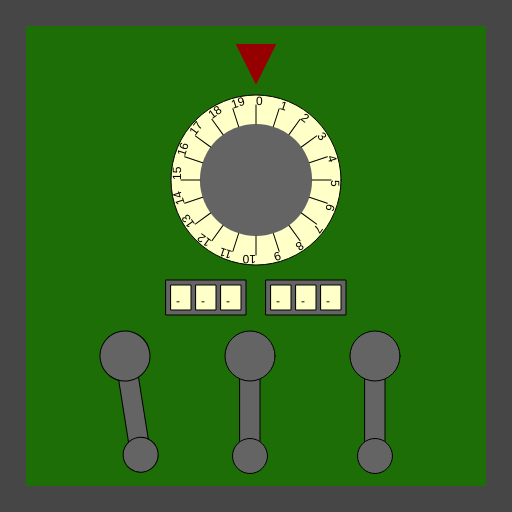
Frame 1 (no input)
Frame 60 (no input): identical to frame 1, image omitted
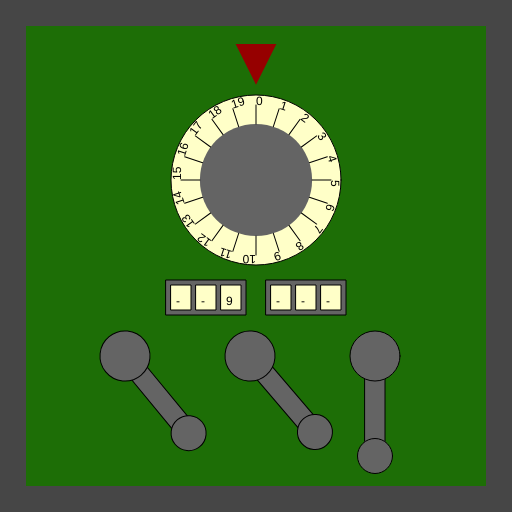
Frame 120 (the mouse pressed at the canvas centre since frame 60)

The p5.js sketch that drew these frames (run headless with seeded random() and noise() and a simulated clock; from frame 60 on, the mouse is pressed at the canvas centre):

// p5.js sketch
// ── sketch.js
/*

Officer: 2628175
CaseNum: 303-3-24287420-2628175

Case 303 - The Case of the Crooked Attorney
Stage 4 - The Courthouse

Torvalds has his final safe in his courthouse chambers. Luckily there is a court case proceeding.
You can sneak into his chambers whilst he makes his closing statement.

Crack the safe by doing the following:

	Whilst the mouse is being dragged:
	- Use the 'random' function to produce random values ranging from 2 to 14.
	- Assign the output to Restricted_box_codeA

	When the mouse button is pressed:
	- Use the 'map' function to scale mouseX to values ranging from 4 to 15.
	- Assign the output to Restricted_box_codeB

	When any key is pressed:
	- Make Restricted_box_codeC equal to the value of 'keyCode'

	Whilst the mouse is moving:
	- Use the 'map' function to scale mouseY to values ranging from 9 to 70.
	- Assign the output to Restricted_box_codeD

	When the mouse button is pressed:
	- Use the 'map' function to scale mouseX to values ranging from 12 to 69.
	- Assign the output to Restricted_box_codeE

	When the mouse button is released:
	- Use the 'map' function to scale mouseY to values ranging from 19 to 80.
	- Assign the output to Restricted_box_codeF



This time you'll need to create the relevant event handlers yourself.

There are many possible ways of investigating this case, but you
should use ONLY the following commands:

	- The assignment operator aka. the equals sign !
	- mouseX, mouseY
	- key, keyCode
	- random
	- map

*/

//declare the variables

var Restricted_box_codeA;
var Restricted_box_codeB;
var Restricted_box_codeC;
var Restricted_box_codeD;
var Restricted_box_codeE;
var Restricted_box_codeF;


function preload()
{
	//IMAGES WILL BE LOADED HERE

}

function setup()
{
	createCanvas(512,512);

	//initialise the variables
	Restricted_box_codeA = 0;
	Restricted_box_codeB = "";
	Restricted_box_codeC = "";
	Restricted_box_codeD = 0;
	Restricted_box_codeE = 0;
	Restricted_box_codeF = 0;

}

///////////////////EVENT HANDLERS///////////////////

//Create event handlers here to open the safe ...
function mouseDragged() {
	console.log("mouseDragged", mouseX, mouseY);
	Restricted_box_codeA = random(2, 14);
}

function mousePressed() {
	console.log("mousePressed");
	Restricted_box_codeB = map(mouseX, 0, width, 4, 15);
	Restricted_box_codeE = map(mouseX, 0, width, 12, 69);
}

function keyPressed() {
	console.log("keyPressed", key);
	Restricted_box_codeC = keyCode;
}

function mouseMoved() {
	console.log("mouseMoved", mouseX, mouseY);
	Restricted_box_codeD = map(mouseY, 0, width, 9, 70);
}

function mouseReleased() {
	console.log("mouseReleased");
	Restricted_box_codeF = map(mouseY, 0, width, 19, 80);
}


///////////////DO NOT CHANGE CODE BELOW THIS POINT///////////////////

function draw()
{

	//Draw the safe door
	background(70);
	noStroke();
	fill(29,110,6);
	rect(26,26,width-52,width-52);

	//Draw the combination dial
	push();
	translate(256,180);
	drawDial(170,Restricted_box_codeA,20);
	pop();

	//Draw the spinners
	push();
	translate(206,280);
	drawSpinner(3, Restricted_box_codeB);
	pop();

	push();
	translate(306,280);
	drawSpinner(3, Restricted_box_codeC);
	pop();

	//Draw the levers
	push();
	translate(125,356);
	drawLever(Restricted_box_codeD);
	pop();

	push();
	translate(250,356);
	drawLever(Restricted_box_codeE);
	pop();

	push();
	translate(375,356);
	drawLever(Restricted_box_codeF);
	pop();

}

function drawDial(diameter,num,maxNum)
{
	//the combination lock

	var r = diameter * 0.5;
	var p = r * 0.6;

	stroke(0);
	fill(255,255,200);
	ellipse(0,0,diameter,diameter);
	fill(100);
	noStroke();
	ellipse(0,0,diameter*0.66,diameter*0.66);
	fill(150,0,0);
	triangle(
		-p * 0.4,-r-p,
		p * 0.4,-r-p,
		0,-r-p/5
	);

	noStroke();

	push();
	var inc = 360/maxNum;

	rotate(radians(-num * inc));
	for(var i = 0; i < maxNum; i++)
	{
		push();
		rotate(radians(i * inc));
		stroke(0);
		line(0,-r*0.66,0,-(r-10));
		noStroke();
		fill(0);
		text(i,0,-(r-10));
		pop();
	}

	pop();
}

function drawLever(rot)
{
	push();
	rotate(radians(-rot))
	stroke(0);
	fill(100);
	rect(-10,0,20,100);
	ellipse(0,0,50,50);
	ellipse(0,100,35,35);
	pop();
}

function drawSpinner(numSpinners, val)
{
	var sw = 20;
	var ow = (sw + 5) * numSpinners + 5;
	stroke(0);
	fill(100);
	rect(-ow/2,0,ow,35);
	if(typeof(val) == "number")
	{
		val = floor(val).toString(); //convert to string
	}
	var d = numSpinners - val.length;

	for(var d = numSpinners - val.length; d > 0; d--)
	{
		val = "-" + val;
	}

	for(var i = 0; i < numSpinners; i++)
	{
		stroke(0);
		fill(255,255,200);
		rect(-ow/2 + i * (sw + 5) + 5,5,20,25);
		fill(0);
		noStroke();
		text(val[i],-ow/2 + sw/2 + i * (sw +5),25);
	}

}
